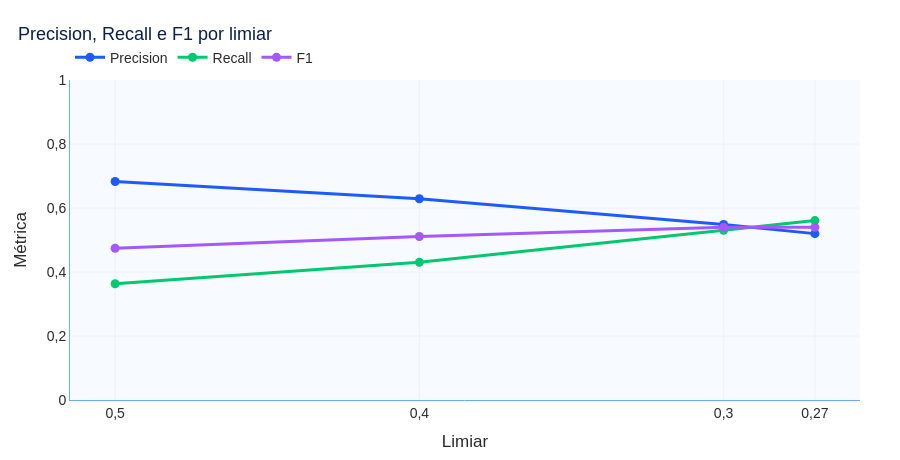

Notebook source saved alongside this figure:
### Code cell
fig = grafico_metricas_por_limiar(resultados_limiares)
fig.show()

### Figure 1 — Plotly figure (JSON) as saved in the notebook; plotly's stock layout.template omitted (floating-point values rounded to 4 significant figures)
{"data": [{"hovertemplate": "=Precision<br>Limiar=%{x}<br>Métrica=%{y}<extra></extra>", "legendgroup": "Precision", "line": {"color": "#1D5BFF", "dash": "solid", "width": 3}, "marker": {"size": 9, "symbol": "circle"}, "mode": "lines+markers", "name": "Precision", "orientation": "v", "showlegend": true, "type": "scatter", "x": [0.5, 0.4, 0.3, 0.27], "xaxis": "x", "y": [0.6827, 0.6289, 0.5487, 0.5199], "yaxis": "y"}, {"hovertemplate": "=Recall<br>Limiar=%{x}<br>Métrica=%{y}<extra></extra>", "legendgroup": "Recall", "line": {"color": "#00C86F", "dash": "solid", "width": 3}, "marker": {"size": 9, "symbol": "circle"}, "mode": "lines+markers", "name": "Recall", "orientation": "v", "showlegend": true, "type": "scatter", "x": [0.5, 0.4, 0.3, 0.27], "xaxis": "x", "y": [0.3632, 0.4303, 0.5305, 0.5607], "yaxis": "y"}, {"hovertemplate": "=F1<br>Limiar=%{x}<br>Métrica=%{y}<extra></extra>", "legendgroup": "F1", "line": {"color": "#A259FF", "dash": "solid", "width": 3}, "marker": {"size": 9, "symbol": "circle"}, "mode": "lines+markers", "name": "F1", "orientation": "v", "showlegend": true, "type": "scatter", "x": [0.5, 0.4, 0.3, 0.27], "xaxis": "x", "y": [0.4742, 0.511, 0.5395, 0.5395], "yaxis": "y"}], "layout": {"colorway": ["#1D5BFF", "#00C86F", "#A259FF", "#6FA8FF", "#123C8C"], "font": {"color": "#2B2B2B", "family": "Arial, sans-serif", "size": 14}, "height": 460, "hoverlabel": {"font": {"size": 13}}, "hovermode": "x unified", "legend": {"orientation": "h", "title": {"text": ""}, "tracegroupgap": 0, "x": 0, "y": 1.02, "yanchor": "bottom"}, "margin": {"b": 60, "l": 70, "r": 40, "t": 80}, "paper_bgcolor": "#FFFFFF", "plot_bgcolor": "#F7FAFF", "separators": ",.", "showlegend": true, "title": {"font": {"color": "#0B1F4D", "size": 18}, "text": "Precision, Recall e F1 por limiar", "x": 0.02}, "xaxis": {"anchor": "y", "autorange": "reversed", "domain": [0.0, 1.0], "gridcolor": "#EAF2FF", "linecolor": "#6FA8FF", "showgrid": true, "tickfont": {"color": "#2B2B2B"}, "tickvals": [0.5, 0.4, 0.3, 0.27], "title": {"font": {"color": "#2B2B2B"}, "text": "Limiar"}, "zeroline": false}, "yaxis": {"anchor": "x", "domain": [0.0, 1.0], "gridcolor": "#EAF2FF", "linecolor": "#6FA8FF", "range": [0, 1], "showgrid": true, "tickfont": {"color": "#2B2B2B"}, "title": {"font": {"color": "#2B2B2B"}, "text": "Métrica"}, "zeroline": false}}}
